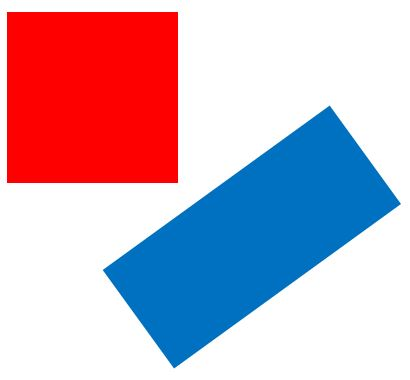
#> input picture rectangles.jpg, 410 x 380 px
$ python Hough.py
#> lines starting #> are read from the running program, lines starting #| are printed output that depends on the picture; after the words box and inside, x2 and y2 are one past the last pixel; in counts of white or black regions, pixels touching at a corner belong together
import cv2
import numpy as np


img = cv2.imread('rectangles.jpg')
#> img is the input picture: shape (380, 410, 3); mean B, G, R 193.3, 175.9, 198.6
#blur a little bit
gray = cv2.cvtColor(img,cv2.COLOR_BGR2GRAY)
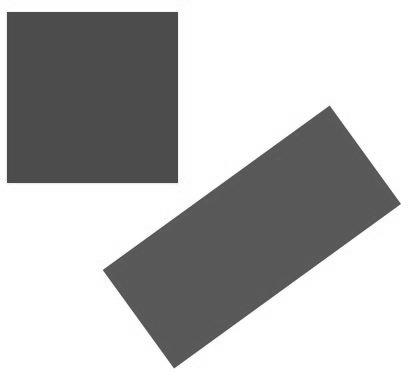
#> gray: shape (380, 410); min 61, max 255, mean 184.6
image = cv2.medianBlur(img,3)
#canny and detect lines using it
canny = cv2.Canny(img,150,150,2)
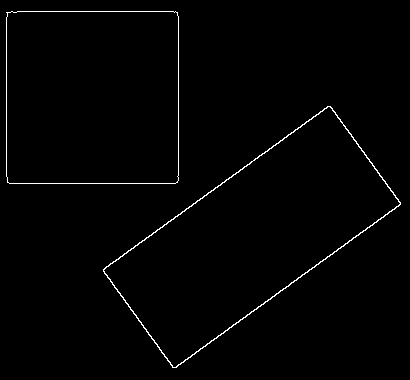
#> canny: shape (380, 410); 1.2% white in thin lines or dots
lines = cv2.HoughLinesP(canny,1,np.pi/180,10,0,0)
#> lines = 76 rows, first 6: [332, 253, 341, 246], [103, 269, 236, 172], [178, 175, 178, 16], [159, 229, 160, 228], [290, 134, 328, 106], [369, 227, 378, 220]

#draw lines
for i in range(len(lines)):
   for x1,y1,x2,y2 in lines[i]:
     cv2.line(img,(x1,y1),(x2,y2),(255,255,0),3)
#> this loop made 76 passes
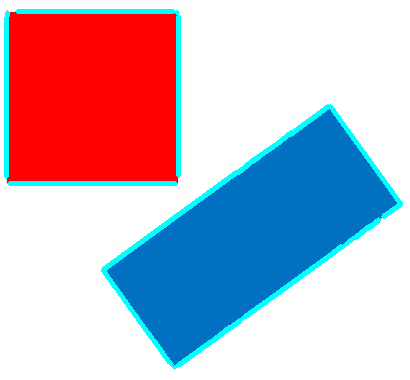
#> img: shape (380, 410, 3); 4.68% of pixels changed, all inside (x1, y1, x2, y2) = (4, 9, 403, 370)

cv2.imshow('rects',img)
cv2.waitKey(0)
cv2.imwrite('houghlines5.jpg',img)
